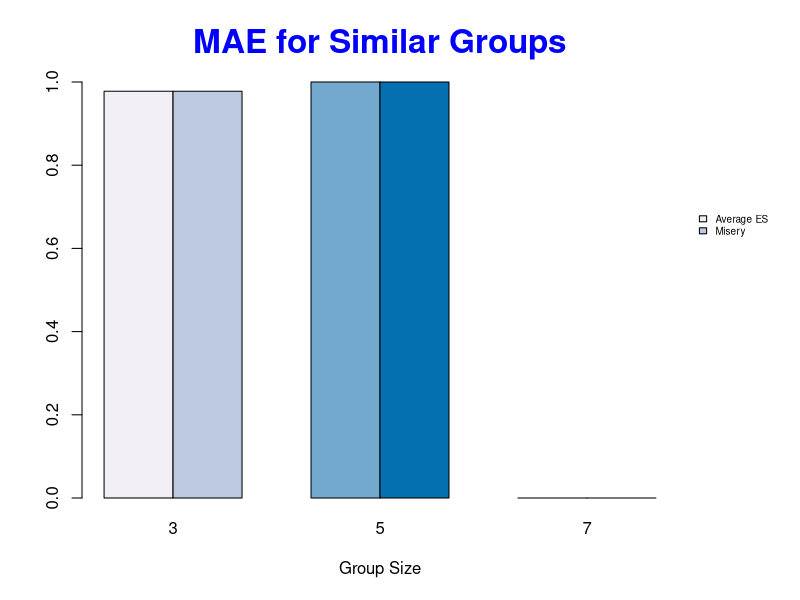
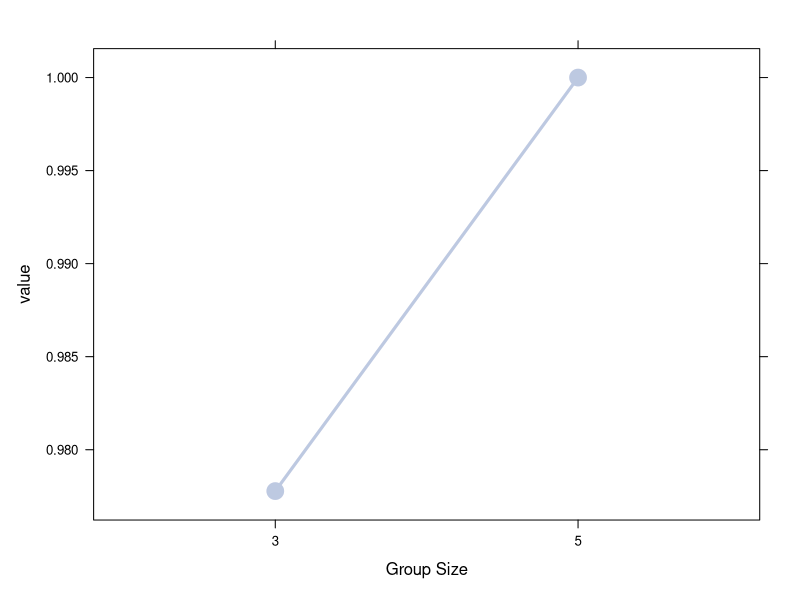

Write R code to recreate these figures, in order.
#******* Libraries required ************
library(RColorBrewer)
library(lattice)

#******* Preprocessing *****************

#Read the CSV group results file
gresults = read.csv("./data/test.csv", header = TRUE, sep = ";", dec = ",")

#Create 'type' and 'size' columns from the original 'kind' (ej: S3, S5, S7, D3, R3)
gresults$type = ifelse(substr(gresults$kind, 1, 1) != "S", ifelse(substr(gresults$kind, 1, 1) == "D", 'Dissimilar', 'Random'), 'Similar')
gresults$size = as.numeric(substr(gresults$kind, 2, 2))

#Factorize the attribute 'size'
gresults$size <- as.factor(gresults$size)

#Remove unused columns
gresults <- gresults[,!(names(gresults) %in% c("kind","service"))]

#Summarize and split data by 'type' and 'size'
gresults.MAE <- aggregate(list(value=gresults$mae), by=list(type=gresults$type, size=gresults$size, strategy=gresults$strategy), FUN=mean) 
gresults.RMSE <- aggregate(list(value=gresults$rmse), by=list(type=gresults$type, size=gresults$size, strategy=gresults$strategy), FUN=mean) 

#******* Plottering ********************

# *** Plottering - General properties

mycolorpalette <- brewer.pal(4, "PuBu")

# *** Plottering - Bar chart of MAE by group Sizes and Strategies for only Similar groups

#Creation of typed data frames, one for each
gresults.MAE.Similar = subset(gresults.MAE, type == "Similar", select=c(strategy, size, value))
gresults.MAE.Dissimilar = subset(gresults.MAE, type == "Dissimilar", select=c(strategy, size, value))
gresults.MAE.Random = subset(gresults.MAE, type == "Random", select=c(strategy, size, value))

#Convert data framte to mateix, summarizing by 'value' field
gresults.MAE.Similar.table <- xtabs(gresults.MAE.Similar$value ~ ., gresults.MAE.Similar)

#Initialize png export
png(filename="plot.png", res=120)

#Plotting
o<-par(xpd=T, mar=par()$mar+c(0,0,0,4))
barplot(gresults.MAE.Similar.table, ylim=c(0,1.0), xlab="Group Size", beside=T, col=mycolorpalette)
legend(9.5,0.7, legend=rownames(gresults.MAE.Similar.table), cex=0.6, bty="n", fill=mycolorpalette)
title("MAE for Similar Groups", cex.main = 2, font.main= 2, col.main= "blue")
par(o)

#Finalize plot and png export
dev.off()

# *** Plottering - Line plot of MAE by group Sizes and Strategies for only Similar groups

#Initialize png export
png(filename="plot2.png", res=120)

#Plotting
o<-par(xpd=T, mar=par()$mar+c(0,0,0,4))
xyplot( value ~ size, gresults.MAE.Similar, group=strategy, type='b', xlab="Group Size", col=mycolorpalette, lwd=3, pch=20, cex=3.0)
par(o)

#Finalize plot and png export
dev.off()
